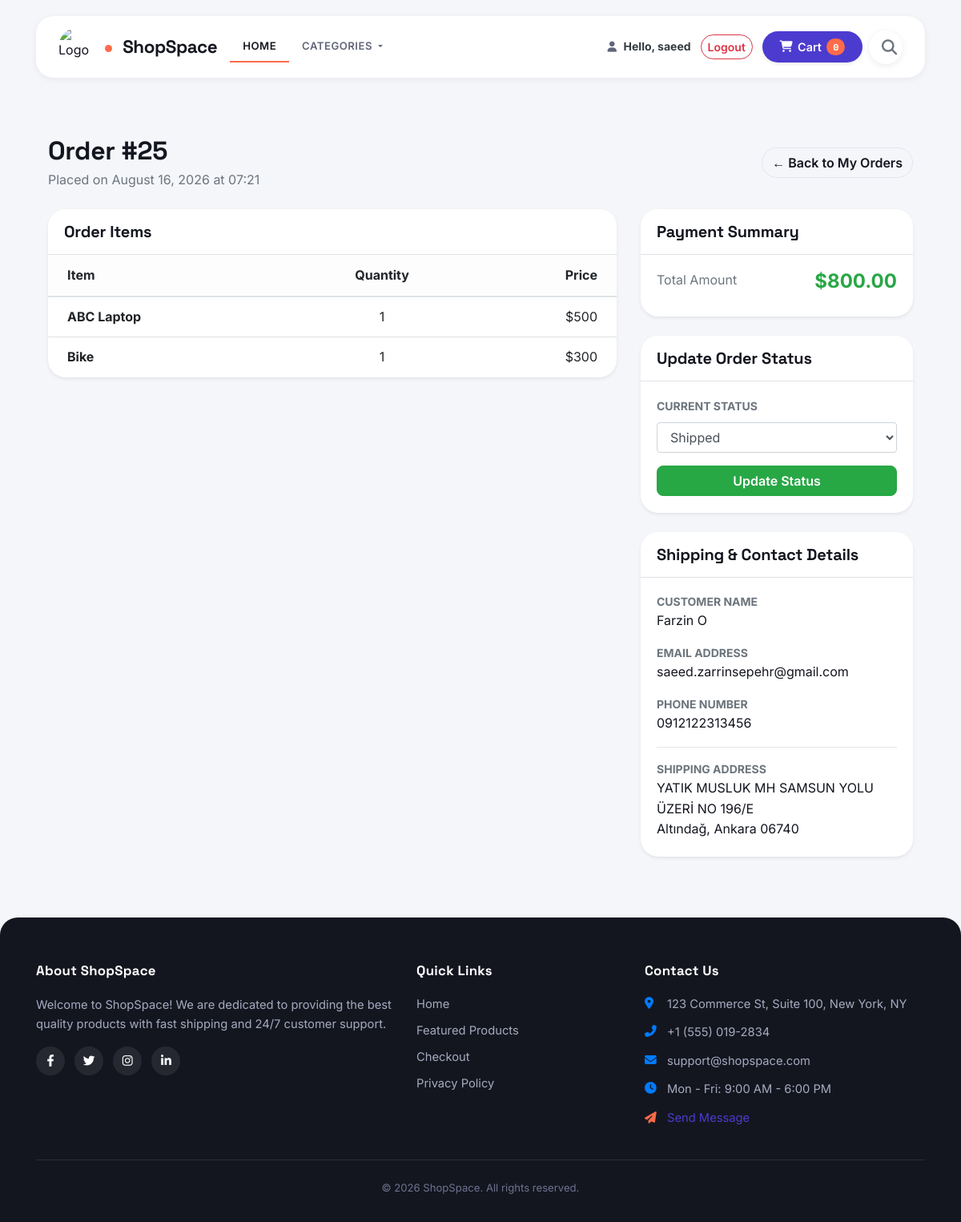
Page /my-orders/25/ (signed in) on the committed database.
### shop/models.py (models this page shows, shortened)
class Order(models.Model):
    STATUS_CHOICES = (
        ('Pending', 'Pending'),
        ('Processing', 'Processing'),
        ('Shipped', 'Shipped'),
        ('Delivered', 'Delivered'),
        ('Cancelled', 'Cancelled'),
    )
    user = models.ForeignKey(
        settings.AUTH_USER_MODEL,
        on_delete=models.SET_NULL,
        null=True,
        blank=True,
        related_name='orders'
    )
    items = models.CharField(max_length=1000)
    name = models.CharField(max_length=200)
    email = models.EmailField()
    phone_num = models.CharField(null=False, blank=False, max_length= 15, default="")
    address = models.CharField(max_length=1000)
    city = models.CharField(max_length=200)
    state = models.CharField(max_length=200)
    zip_code = models.CharField(max_length=100)
    total_price = models.DecimalField(
        max_digits=10, decimal_places=2, default=0.00
    )
    status = models.CharField(max_length=20, choices=STATUS_CHOICES, default='Pending')
    created_at = models.DateTimeField(default=timezone.now)

### shop/views.py (the view, shortened to what this page needs)
# urls.py: path('my-orders/<int:order_id>/', views.order_detail, name='order_detail'),
@staff_member_required
def order_detail(request, order_id):
    order = get_object_or_404(Order, id=order_id)
    items_data = {}
    if isinstance(order.items, str):
        try:
            items_data = json.loads(order.items)
        except json.JSONDecodeError:
            items_data = {}
    else:
        items_data = order.items
    return render(request, 'shop/order_detail.html', {
        'order': order,
        'items_data': items_data,
        'status_choices': Order.STATUS_CHOICES,
    })

### shop/templates/shop/order_detail.html (shortened to what this page needs)
{% extends "shop/base.html" %}
{% block content %}
<div class="container my-5">
    <div class="d-flex justify-content-between align-items-center mb-4">
        <div>
            <h2 class="font-weight-bold mb-1">Order #{{ order.id }}</h2>
            <p class="text-muted mb-0">Placed on {{ order.created_at|date:"F d, Y \a\t H:i" }}</p>
        </div>
        <a href="{% url 'shop:order_list' %}" class="btn btn-outline-secondary">
            &larr; Back to My Orders
        </a>
    </div>
    <div class="row">
        <div class="col-lg-8 mb-4">
            <div class="card shadow-sm border-0">
                <div class="card-header bg-white py-3 border-bottom">
                    <h5 class="mb-0 font-weight-bold">Order Items</h5>
                </div>
                <div class="card-body p-0">
                    <div class="table-responsive">
                        <table class="table table-hover align-middle mb-0">
                            <thead class="table-light">
                                <tr>
                                    <th scope="col" class="pl-4">Item</th>
                                    <th scope="col" class="text-center">Quantity</th>
                                    <th scope="col" class="text-right pr-4">Price</th>
                                </tr>
                            </thead>
                            <tbody>
                                {% if items_data %}
                                    {% for item_id, details in items_data.items %}
                                    <tr>
                                        <td class="pl-4">
                                            <div class="font-weight-bold">{{ details.1 }}</div>
                                        </td>
                                        <td class="text-center">{{ details.0 }}</td>
                                        <td class="text-right pr-4">${{ details.2 }}</td>
                                    </tr>
                                    {% endfor %}
                                {% else %}
                                    <tr>
                                        <td colspan="3" class="text-center text-muted py-4">
                                            No item details available.
                                        </td>
                                    </tr>
                                {% endif %}
                            </tbody>
                        </table>
                    </div>
                </div>
            </div>
        </div>
        <div class="col-lg-4">
            <div class="card shadow-sm border-0 mb-4">
                <div class="card-header bg-white py-3 border-bottom">
                    <h5 class="mb-0 font-weight-bold">Payment Summary</h5>
                </div>
                <div class="card-body">
                    <div class="d-flex justify-content-between mb-2">
                        <span class="text-muted">Total Amount</span>
                        <span class="h4 font-weight-bold text-success mb-0">${{ order.total_price }}</span>
                    </div>
                </div>
            </div>
            <div class="card shadow-sm border-0 mb-4">
                <div class="card-header bg-white py-3 border-bottom">
                    <h5 class="mb-0 font-weight-bold">Update Order Status</h5>
                </div>
                <div class="card-body">
                    <form method="POST">
                        <div class="form-group mb-3">
                            <label class="small text-muted font-weight-bold">CURRENT STATUS</label>
                            <select name="status" class="form-control">
                                {% for code, label in status_choices %}
                                    <option value="{{ code }}" {% if order.status == code %}selected{% endif %}>
                                        {{ label }}
                                    </option>
                                {% endfor %}
                            </select>
                        </div>
                        <button type="submit" class="btn btn-success btn-block">Update Status</button>
                    </form>
                </div>
            </div>
            <div class="card shadow-sm border-0">
                <div class="card-header bg-white py-3 border-bottom">
                    <h5 class="mb-0 font-weight-bold">Shipping & Contact Details</h5>
                </div>
                <div class="card-body">
                    <div class="mb-3">
                        <small class="text-muted d-block text-uppercase font-weight-bold">Customer Name</small>
                        <span>{{ order.name }}</span>
                    </div>
                    <div class="mb-3">
                        <small class="text-muted d-block text-uppercase font-weight-bold">Email Address</small>
                        <span>{{ order.email }}</span>
                    </div>
                    <div class="mb-3">
                        <small class="text-muted d-block text-uppercase font-weight-bold">Phone Number</small>
                        <span>{{ order.phone_num }}</span>
                    </div>
                    <hr>
                    <div>
                        <small class="text-muted d-block text-uppercase font-weight-bold">Shipping Address</small>
                        <address class="mb-0">
                            {{ order.address }}<br>
                            {{ order.city }}, {{ order.state }} {{ order.zip_code }}
                        </address>
                    </div>
                </div>
            </div>
        </div>
    </div>
</div>
{% endblock %}

### shop/templates/shop/base.html (shortened to what this page needs)
{% load static %}
<!DOCTYPE html>
<html lang="en">
<head>
    <link rel="stylesheet" href="https://cdn.jsdelivr.net/npm/bootstrap@4.6.2/dist/css/bootstrap.min.css">
    <link rel="stylesheet" href="{% static 'shop/index.css' %}">
    <link rel="stylesheet" href="https://cdnjs.cloudflare.com/ajax/libs/font-awesome/6.4.0/css/all.min.css">
</head>
<body>
    <div class="container">
        <div class="row">
            <div class="col-md-12">
                <nav class="navbar navbar-expand-lg navbar-light custom-navbar mb-4">
                    <img src="{% static 'shop/images/logo.jpg.jpg' %}" alt="Logo" class="logo mr-2 rounded-circle" style="width: 50px; height: 50px; object-fit: cover;">
                    <a class="navbar-brand text-primary font-weight-bold" href="{% url 'shop:index' %}">
                        ShopSpace
                    </a>
                    <div class="collapse navbar-collapse" id="navbarSupportedContent">
                        <ul class="navbar-nav mr-auto">
                            <li class="nav-item active">
                                <a class="nav-link px-3" href="{% url 'shop:index' %}">Home</a>
                            </li>
                            <li class="nav-item dropdown">
                                <a class="nav-link dropdown-toggle px-3" href="#" id="navbarDropdown" role="button" data-toggle="dropdown" aria-haspopup="true" aria-expanded="false">
                                    Categories
                                </a>
                            </li>
                        </ul>
                        <div class="d-flex align-items-center flex-wrap gap-2">
                            <ul class="navbar-nav align-items-center mr-2">
                                {% if user.is_authenticated %}
                                    <li class="nav-item d-flex align-items-center">
                                        <a class="nav-link text-dark p-0 mr-1" href="{% url 'useraccounts:profile' %}" title="View Profile">
                                            <i class="fas fa-user"></i>
                                        </a>
                                        <span class="navbar-text text-dark font-weight-bold ml-1 mr-2 small">
                                            Hello, {{ user.username }}
                                        </span>
                                    </li>
                                    <li class="nav-item">
                                        <a class="btn btn-outline-danger btn-sm mx-1" href="{% url 'useraccounts:logout' %}">Logout</a>
                                    </li>
                                {% endif %}
                            </ul>
                            <div class="mr-2">
                                <button id="cart" data-html="true" type="button" class="btn btn-primary cart-btn shadow-sm" data-container="body" data-toggle="popover" data-placement="bottom" data-content="Your cart is empty">
                                </button>
                            </div>
                            <div>
                                <form action="{% url 'shop:index' %}" method="GET" class="mb-0">
                                    <div class="search-bar-container active">
                                        <i class="fas fa-search magnifier text-secondary"></i>
                                    </div>
                                </form>
                            </div>
                        </div>
                    </div>
                </nav>
            </div>
        </div>
        {% block content %}
        {% endblock %}
    </div>
    <footer class="site-footer mt-5">
        <div class="container">
            <div class="row">
                <div class="col-lg-5 col-md-6 mb-4 mb-lg-0">
                    <h5 class="footer-heading">About ShopSpace</h5>
                    <p class="footer-text">
                        Welcome to ShopSpace! We are dedicated to providing the best quality products with fast shipping and 24/7 customer support.
                    </p>
                    <div class="social-icons mt-3">
                        <a href="#" class="social-link"><i class="fab fa-facebook-f"></i></a>
                        <a href="#" class="social-link"><i class="fab fa-twitter"></i></a>
                        <a href="#" class="social-link"><i class="fab fa-instagram"></i></a>
                        <a href="#" class="social-link"><i class="fab fa-linkedin-in"></i></a>
                    </div>
                </div>
                <div class="col-lg-3 col-md-6 mb-4 mb-lg-0">
                    <h5 class="footer-heading">Quick Links</h5>
                    <ul class="list-unstyled footer-links">
                        <li><a href="{% url 'shop:index' %}">Home</a></li>
                        <li><a href="#">Featured Products</a></li>
                        <li><a href="{% url 'shop:checkout' %}">Checkout</a></li>
                        <li><a href="#">Privacy Policy</a></li>
                    </ul>
                </div>
                <div class="col-lg-4 col-md-12">
                    <h5 class="footer-heading">Contact Us</h5>
                    <ul class="list-unstyled footer-contact">
                        <li><i class="fas fa-map-marker-alt mr-2 text-primary"></i>123 Commerce St, Suite 100, New York, NY</li>
                        <li><i class="fas fa-phone-alt mr-2 text-primary"></i>+1 (555) 019-2834</li>
                        <li><i class="fas fa-envelope mr-2 text-primary"></i>support@shopspace.com</li>
                        <li><i class="fas fa-clock mr-2 text-primary"></i>Mon - Fri: 9:00 AM - 6:00 PM</li>
                        <li><a href="{% url 'shop:contactus' %}"><i class="fas fa-paper-plane mr-2"></i>Send Message</a></li>
                    </ul>
                </div>
            </div>
            <hr class="footer-divider my-4">
            <div class="row align-items-center">
                <div class="col-md-12 text-center">
                    <p class="copyright-text mb-0">&copy; 2026 ShopSpace. All rights reserved.</p>
                </div>
            </div>
        </div>
    </footer>
</body>
</html>

### rows in the picture
Order: id "25", created_at "August 16, 2026 at 07:21", total_price "800.00", status "Shipped", name "Farzin O", email "saeed.zarrinsepehr@gmail.com", phone_num "0912122313456", address "YATIK MUSLUK MH SAMSUN YOLU ÜZERİ NO 196/E", city "Altındağ", state "Ankara", zip_code "06740"

### other values in the picture
{{ user.username }} "saeed"
{{ details.1 }} "ABC Laptop" "Bike"
{{ details.0 }} "1" "1"
{{ details.2 }} "500" "300"
